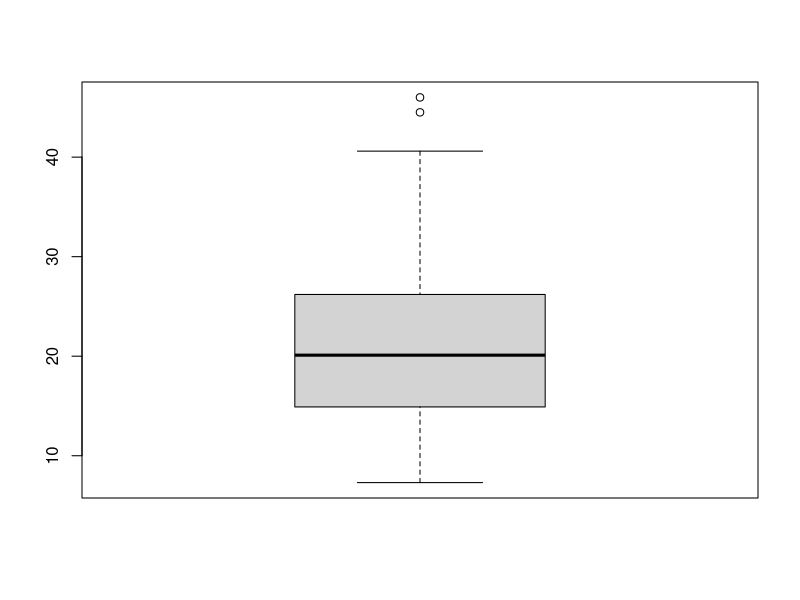
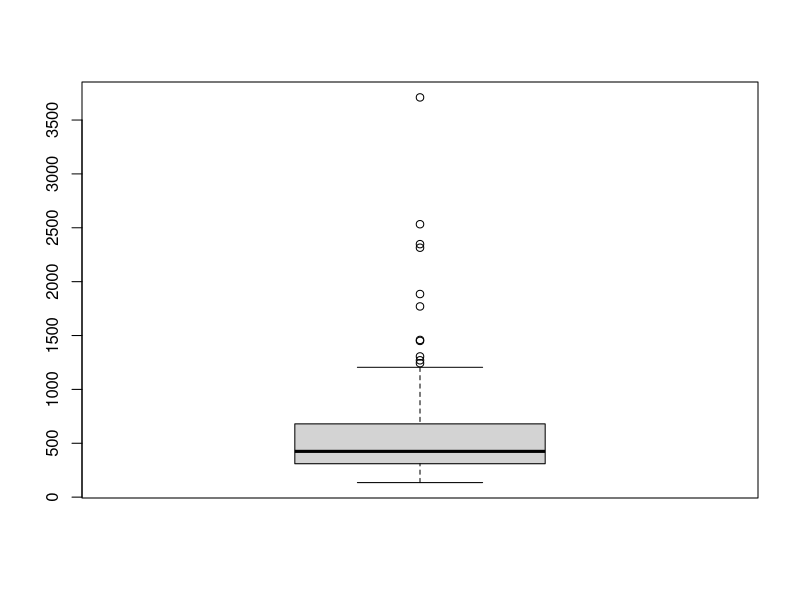
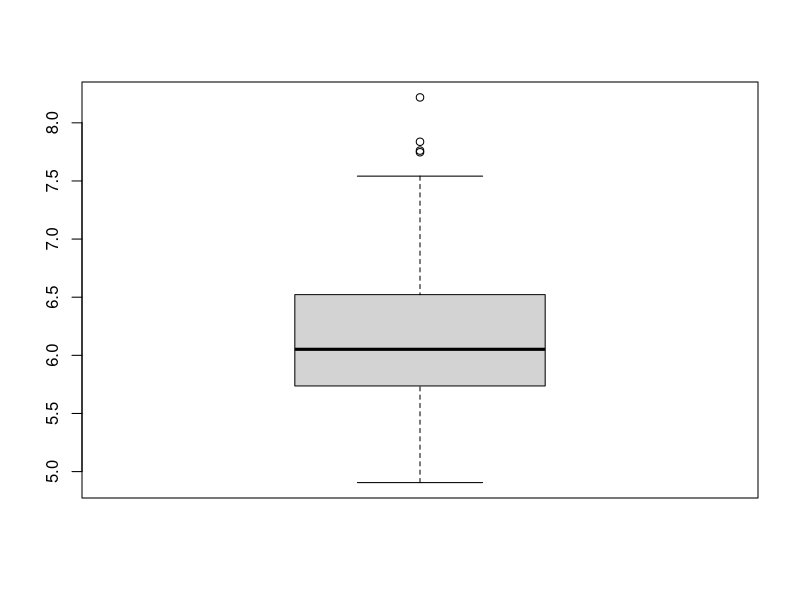

Write the R code that produced these figures, in order. (Note: this script raises an error after producing the figures.)
#This is the R code for Applied Unsupervised Learning with R, lesson 6

#load the dataset for US Arrests
data(USArrests)
head(USArrests)

#create a boxplot for rape arrests
boxplot(USArrests$Rape)

#find the highest values (in this case, the outliers)
highest<-USArrests[which(USArrests$Rape>40),]
print(highest)

#load the rivers dataset
data(rivers)
head(rivers)
boxplot(rivers)

#perform a logarithm transformation and look at the resulting boxplot
log_rivers<-log(rivers)
boxplot(log_rivers)

#find the interquartile range of the rivers data
iqr<-unname(quantile(rivers,.75)-quantile(rivers,.25))

#find the upper and lower limits for non-outlier data
upper_limit<-unname(quantile(rivers,.75)+1.5*iqr)
lower_limit<-unname(quantile(rivers,.25)-1.5*iqr)

#classify outliers as points outside our defined upper and lower limits
rivers[which(rivers>upper_limit | rivers<lower_limit)]

#define different limits based on preference
upper_limit<-unname(quantile(rivers,.75)+3*iqr)
lower_limit<-unname(quantile(rivers,.25)-3*iqr)

#load rivers data
data(rivers)

#get the standard deviation of rivers data
st_dev<-sd(rivers)

#define upper and lower limits based on standard deviation
upper_limit<-mean(rivers)+2*st_dev
lower_limit<-mean(rivers)-2*st_dev

#classify outliers based on upper and lower limits
upper_outliers<-rivers[which(rivers>upper_limit)]
lower_outliers<-rivers[which(rivers<lower_limit)]

#rename columns of height-weight data
names(raw)<-c('index','height','weight')

#plot the height-weight data and observe the patterns
plot(raw$height,raw$weight)

#calculate the centroid of the data
centroid<-c(mean(raw$height),mean(raw$weight))

#example of the distance between a given point and the centroid
example_distance<-raw[1,c('height','weight')]-centroid

#get the covariance matrix of the data, and that matrix's inverse
cov_mat<-cov(raw[,c('height','weight')])
inv_cov_mat<-solve(cov_mat)

#get the mahalanobis distance between our point and the centroid of the dataset:
mahalanobis_dist<-t(matrix(as.numeric(example_distance)))%*% matrix(inv_cov_mat,nrow=2) %*% matrix(as.numeric(example_distance))

#run a loop that calculates a mahalanobis distance for every point
all_distances<-NULL

k<-1
while(k<=nrow(raw)){
the_distance<-raw[k,c('height','weight')]-centroid
mahalanobis_dist<-t(matrix(as.numeric(the_distance)))%*% matrix(inv_cov_mat,nrow=2) %*% matrix(as.numeric(the_distance))
all_distances<-c(all_distances,mahalanobis_dist)
k<-k+1
}

#plot all observations that have particularly high mahalanobis distances
plot(raw$height,raw$weight)
points(raw$height[which(all_distances>quantile(all_distances,.9))],raw$weight[which(all_distances>quantile(all_distances,.9))],col='red',pch=19)

#seasonality modeling

#clean the raw seasonality data
names(raw)<-c('month','sales')
raw<-raw[1:108,]
raw$period<-1:nrow(raw)

#find the time trend in the data
timetrend<-lm(sales~period+I(log(period)),data=raw)

#obtain fitted values for the time trend
raw$timetrend<-predict(timetrend,raw)

#de-trend the data and plot the result
raw$withouttimetrend<-raw$sales-raw$timetrend
plot(raw$withouttimetrend,type='o')

#create a matrix of monthly data, and get the mean value for each month
seasonsmatrix = t(matrix(data = raw$withouttimetrend, nrow = 12))
seasons = colMeans(seasonsmatrix, na.rm = T)

#create a 9-year repetition of the monthly averages
raw$seasons<-c(rep(seasons,9))

#obtain de-trended, de-cycled data and plot it
raw$error<-raw$sales-raw$timetrend-raw$seasons
plot(raw$error,type='o')

#plot all elements of seasonality modeling together
par(mfrow=c(3,1))
plot(raw$timetrend,type='o')
plot(raw$seasons,type='o')
plot(raw$error,type='o')

#get the standard deviation of the de-trended, de-cycled data
stdev<-sd(raw$error)

#find which data points are more than 2 standard deviations away from the mean of the data
high_outliers<-which(raw$error>(mean(raw$error)+2*sd(raw$error)))
low_outliers<-which(raw$error<(mean(raw$error)-2*sd(raw$error)))

#Examine the observations that we have classified as outliers.

raw[high_outliers,]
raw[low_outliers,]

#plot the points that we have classified as outliers
plot(raw$period,raw$sales,type='o')
points(raw$period[high_outliers],raw$sales[high_outliers],pch=19,col='red')
points(raw$period[low_outliers],raw$sales[low_outliers],pch=19,col='blue')

